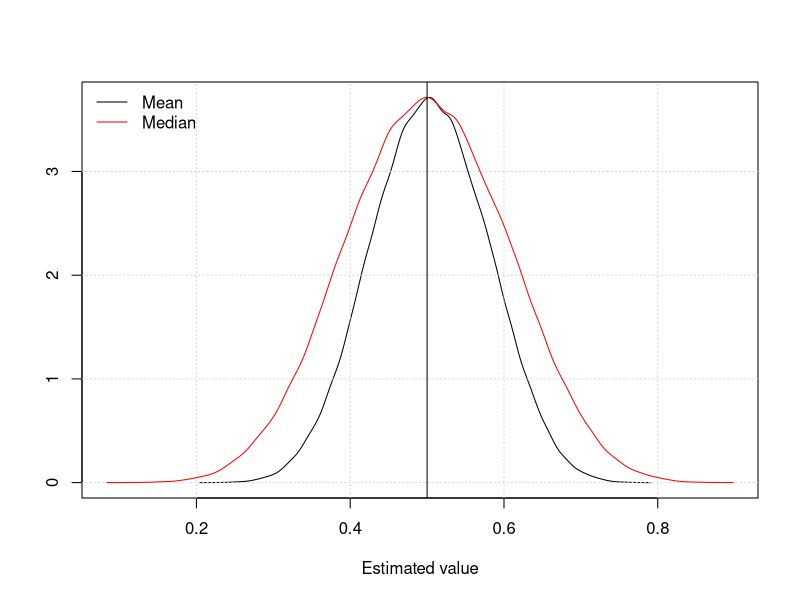

Generate this figure with R:
one.simulation <- function(N=100) {
  x <- runif(N)
  return(c(mean(x), median(x)))
}

# Simulation
# 随机产生100000组正太分布的数据的统计量(均值,中位数)
results <- replicate(100000, one.simulation(20))

k1 <- density(results[1,])
k2 <- density(results[2,])

# x是原来的数据点
# y是拟合出来的概率密度函数
xrange <- range(k1$x, k2$x)
plot(k1$x, k2$y, xlim=xrange, type="l", xlab="Estimated value", ylab="")

grid()
lines(k2$x, k2$y, col="red")
abline(v=0.5)

legend(x="topleft", bty="n",
       lty=c(1,1),
       col=c("black", "red"),
       legend=c("Mean", "Median"))
